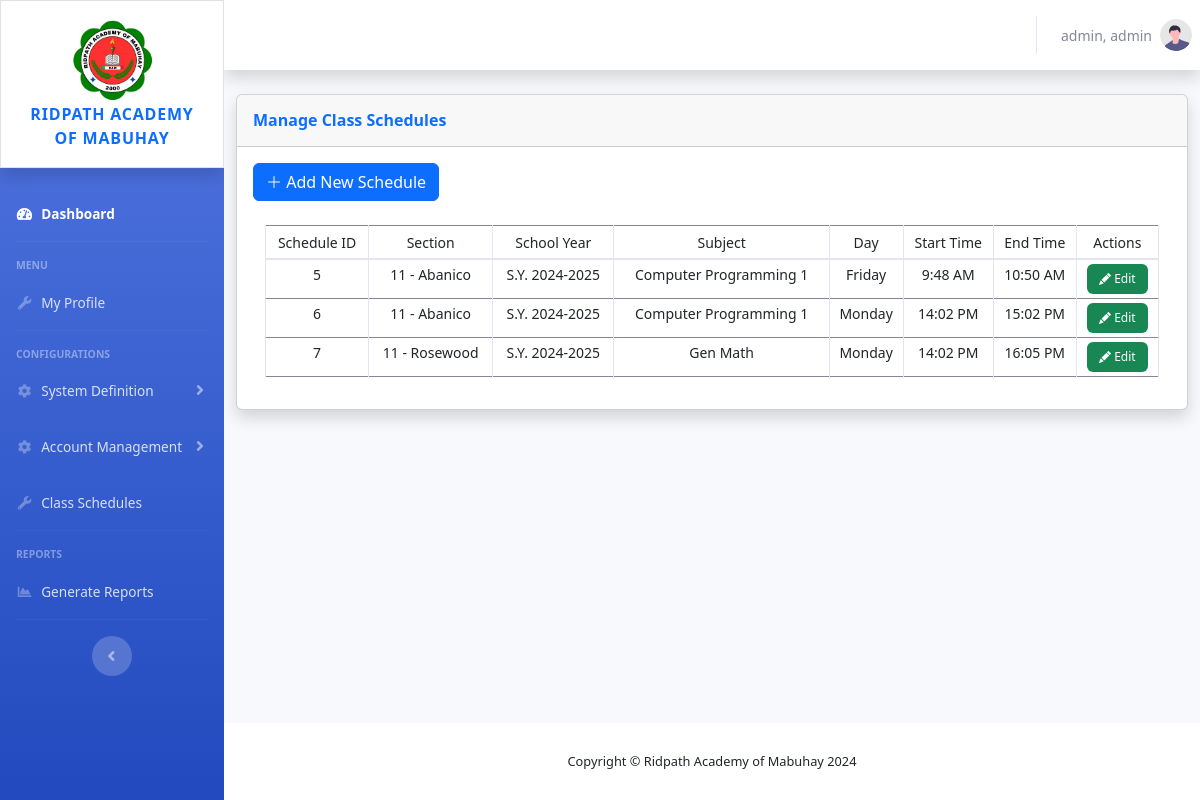
Page /admin/class-schedules.php (signed in) on the committed database.
### tables this page shows
CREATE TABLE `classschedule` (
  `classID` int(254) NOT NULL,
  `sectionID` int(254) NOT NULL,
  `strandSubjectID` int(254) NOT NULL,
  `schoolYearID` int(254) NOT NULL,
  `dayID` int(254) NOT NULL,
  `formattedstartdate` varchar(50) NOT NULL,
  `formattedenddate` varchar(50) NOT NULL,
  `starttime` varchar(254) NOT NULL,
  `endtime` varchar(254) NOT NULL
);

CREATE TABLE `strandsubjects` (
  `strandSubjectID` int(254) NOT NULL,
  `strandID` int(254) NOT NULL,
  `subjectID` int(254) NOT NULL,
  `schoolYearID` int(254) NOT NULL,
  `gradelevel` varchar(5) NOT NULL,
  `isactive` varchar(254) NOT NULL
);

CREATE TABLE `sections` (
  `sectionID` int(254) NOT NULL,
  `strandID` int(254) NOT NULL,
  `gradelevel` varchar(5) NOT NULL,
  `sectionname` varchar(254) NOT NULL,
  `defaultslots` int(20) NOT NULL,
  `currentavailableslot` int(20) NOT NULL,
  `isactive` varchar(10) NOT NULL
);

CREATE TABLE `schoolyear` (
  `schoolYearID` int(254) NOT NULL,
  `schoolyearname` varchar(254) NOT NULL,
  `isactive` varchar(20) NOT NULL,
  `startdate` varchar(254) NOT NULL,
  `enddate` varchar(254) NOT NULL,
  `formattedstartdate` varchar(254) NOT NULL,
  `formattedenddate` varchar(254) NOT NULL
);

CREATE TABLE `subjects` (
  `subjectID` int(254) NOT NULL,
  `pr_subjectID` int(254) NOT NULL,
  `subjectname` varchar(254) NOT NULL,
  `isactive` varchar(10) NOT NULL
);

CREATE TABLE `days` (
  `dayID` int(254) NOT NULL,
  `dayname` varchar(254) NOT NULL
);

### admin/class-schedules.php (the view, shortened to what this page needs)
<?php
    require '../shared/header.php';
?>
                <div class="container-fluid">
                    <div class="row">
                        <div class="col-xl-12 col-lg-12">
                            <div class="card shadow mb-4">
                                <div
                                    class="card-header py-3 d-flex flex-row align-items-center justify-content-between">
                                    <h6 class="m-0 font-weight-bold text-primary">Manage Class Schedules</h6>
                                </div>
                                <div class="card-body">
                                    <div class="row" id="page-btn-container">
                                        <div class="col-4">
                                        <button class="btn btn-primary" id="page-btn" data-bs-toggle="modal" data-bs-target="#modal-Add"><i class="bi bi-plus-lg"></i> Add New Schedule</button>
                                        </div>
                                    </div>
                                    <div class="container">
                                        <div class="table-responsive mt-4">
                                            <table class="table table-hover table-bordered table-sm w-100" id="table">
                                                <thead>
                                                    <tr>
                                                        <th scope="col" class="text-center" id="th"><small>Schedule ID</small></th>
                                                        <th scope="col" class="text-center" id="th"><small>Section</small></th>
                                                        <th scope="col" class="text-center" id="th"><small>School Year</small></th>
                                                        <th scope="col" class="text-center" id="th"><small>Subject</small></th>
                                                        <th scope="col" class="text-center" id="th"><small>Day</small></th>
                                                        <th scope="col" class="text-center" id="th"><small>Start Time</small></th>
                                                        <th scope="col" class="text-center" id="th"><small>End Time</small></th>
                                                        <th scope="col" class="text-center" id="th"><small>Actions</small></th>
                                                    </tr>
                                                </thead>
                                                <tbody>
                                                    <?php
                                                    $fetchQuery = "SELECT * FROM classschedule cs
                                                    left join sections s on s.sectionID = cs.sectionID
                                                    left join schoolyear st on st.schoolYearID = cs.schoolYearID
                                                    left join strandsubjects ss on ss.strandSubjectID = cs.strandSubjectID
                                                    left join subjects sb ON sb.subjectID = ss.subjectID
                                                    left join days d on d.dayID = cs.dayID
                                                    ";
                                                    $fetchedData = mysqli_query($conn, $fetchQuery);
                                                    while ($DataArray = mysqli_fetch_assoc($fetchedData)) {
                                                        $ID = $DataArray['classID'];
                                                        $sectionname = $DataArray['gradelevel'].' - '.$DataArray['sectionname'];
                                                        $syname = $DataArray['schoolyearname'];
                                                        $subjectname = $DataArray['subjectname'];
                                                        $dayname = $DataArray['dayname'];
                                                        $starttime = $DataArray['starttime'];
                                                        $endtime = $DataArray['endtime'];
                                                        $starttime_hour = (int)substr($starttime,0,2);
                                                        $endtime_hour = (int)substr($endtime,0,2);
                                                        $starttime_minute = substr($starttime,3,2);
                                                        $endtime_minute = substr($endtime,3,2);
                                                        $starttimetext = '';
                                                        $endtimetext = '';
                                                        if($starttime_hour < 12) {
                                                            $starttimetext = $starttime_hour.':'.$starttime_minute.' AM';
                                                        }
                                                        else if($starttime_hour >= 12) {
                                                            $starttimetext = $starttime_hour.':'.$starttime_minute.' PM';
                                                        }
                                                        if($endtime_hour < 12) {
                                                            $endtimetext = $endtime_hour.':'.$endtime_minute.' AM';
                                                        }
                                                        else if($endtime_hour >= 12) {
                                                            $endtimetext = $endtime_hour.':'.$endtime_minute.' PM';
                                                        }
                                                    ?>
                                                        <tr>
                                                            <td class="text-center" id="td"><?php echo $ID; ?></td>
                                                            <td class="text-center" id="td"><?php echo $sectionname; ?></td>
                                                            <td class="text-center" id="td"><?php echo $syname; ?></td>
                                                            <td class="text-center" id="td"><?php echo $subjectname; ?></td>
                                                            <td class="text-center" id="td"><?php echo $dayname; ?></td>
                                                            <td class="text-center" id="td"><?php echo $starttimetext; ?></td>
                                                            <td class="text-center" id="td"><?php echo $endtimetext; ?></td>
                                                            <td class="text-center" id="td">
                                                                <button class="btn btn-success border-0" title="Edit" id="table-button"
                                                                    data-bs-toggle="modal"
                                                                    data-bs-target="#modal-Edit"
                                                                    data-bs-classID="<?php echo $ID; ?>">
                                                                    <i class="bi bi-pencil-fill" id="table-btn-icon"></i> <span id="tablebutton-text">Edit</span>
                                                                </button>
                                                            </td>
                                                        </tr>
                                                    <?php
                                                    }
                                                    ?>
                                                </tbody>
                                            </table>
                                        </div>
                                    </div>
                                </div>
                            </div>
                        </div>
                    </div>
                </div>
            </div>
<?php
    require '../shared/footer.php';
?>

### css/style.css (style rules this page uses)
td { font-size: 14px; }
#table-button { font-size: 12px; }

### rows in the picture
classschedule: classID "5", strandSubjectID.sectionname "11 - Abanico", schoolYearID.schoolyearname "S.Y. 2024-2025", subjects.subjectname "Computer Programming 1", dayID.dayname "Friday", starttime "9:48 AM", endtime "10:50 AM"
classschedule: classID "6", strandSubjectID.sectionname "11 - Abanico", schoolYearID.schoolyearname "S.Y. 2024-2025", subjects.subjectname "Computer Programming 1", dayID.dayname "Monday", starttime "14:02 PM", endtime "15:02 PM"
classschedule: classID "7", strandSubjectID.sectionname "11 - Rosewood", schoolYearID.schoolyearname "S.Y. 2024-2025", subjects.subjectname "Gen Math", dayID.dayname "Monday", starttime "14:02 PM", endtime "16:05 PM"

### other values in the picture
$_SESSION['logged_username'] "admin, admin"
